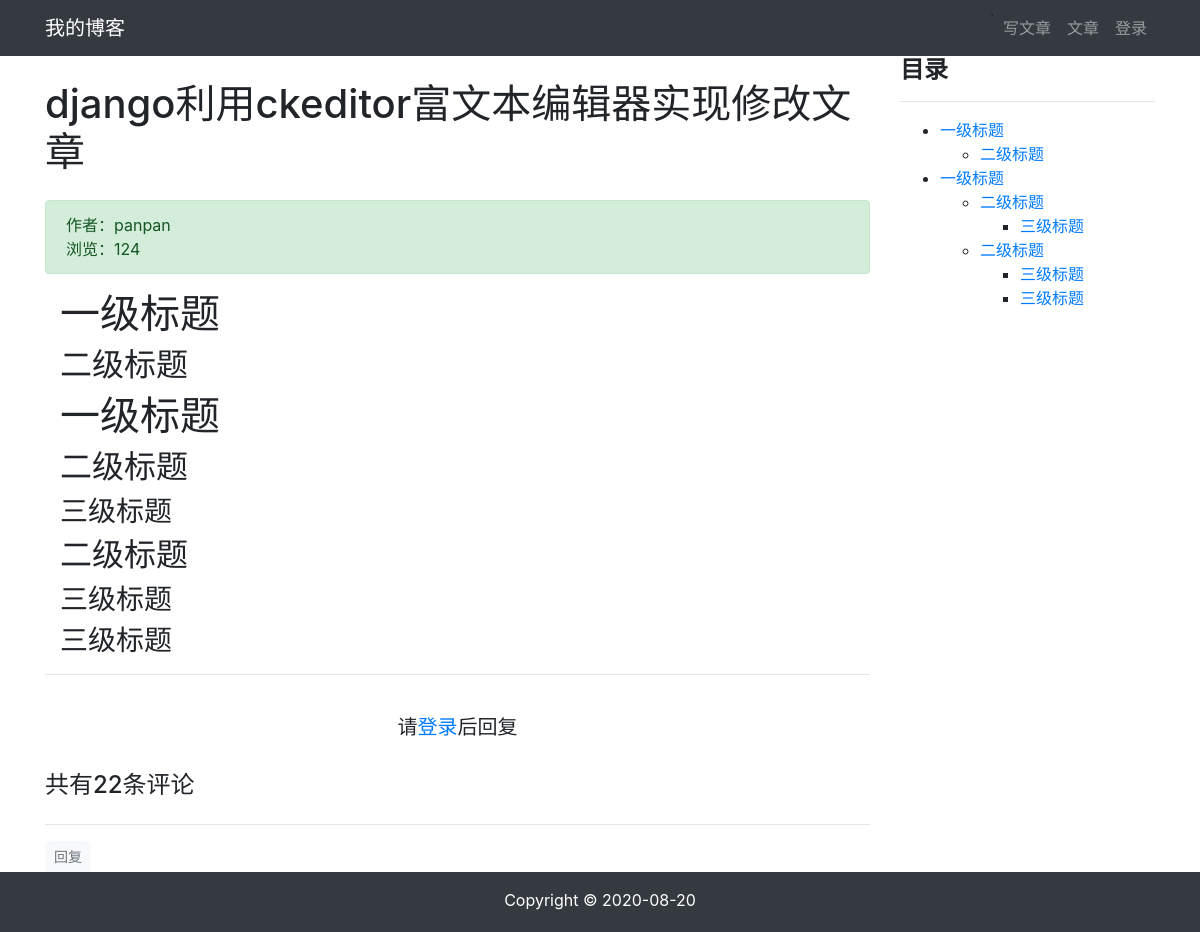
Screenshot of /article/article_detail/18/ with the database file from the repository.
### article/models.py (models this page shows, shortened)
class ArticlePost(models.Model):
    total_views = models.PositiveIntegerField(default=0)
    author = models.ForeignKey(User, on_delete=models.CASCADE)
    title = models.CharField(max_length=100)
    body_content = models.TextField()
    created_time = models.DateTimeField(default=timezone.now)
    updated_time = models.DateTimeField(auto_now=True)
    column = models.ForeignKey(
        ArticleColumn,
        null=True,
        blank=True,
        on_delete=models.CASCADE,
        related_name='article'
    )
    tags = TaggableManager(blank=True)
    avatar = models.ImageField(upload_to='article/%Y%m%d/', blank=True)
    class Meta:
        ordering = ('-created_time',)
    def save(self, *args, **kwargs):
        article = super(ArticlePost, self).save(*args, **kwargs)
        return article

### article/views.py (the view)
# urls.py: path('article_detail/<int:id>/', article.views.article_detail, name='article_detail'),
def article_detail(request, id):
    article = ArticlePost.objects.get(id=id)
    comments = Comment.objects.filter(article=id)
    article.total_views += 1
    article.save(update_fields=['total_views'])
    md = markdown.Markdown(extensions=[
        'markdown.extensions.extra',
        'markdown.extensions.codehilite',
        'markdown.extensions.toc',
    ])
    article.body_content = md.convert(article.body_content)
    comment_form = CommentForm()
    context = {
        'article': article,
        'toc': md.toc,
        'comments': comments,
        'comment_form': comment_form,
    }
    return render(request, 'article/detail.html', context)

### templates/article/detail.html (shortened to what this page needs)
{% extends "base.html" %}
{% load static %}
{% block content %}
<link rel="stylesheet" href="{% static 'prism/prism.css' %}">
    <div class="container">
        <div class="row">
            <div class="col-9">
                <h1 class=" mt-4 mb-4">{{ article.title }}</h1>
                <div class=" alert alert-success">
                    <div>
                        作者：{{ article.author }}
                    </div>
                    <div>
                        浏览：{{ article.total_views }}
                    </div>
                </div>
                <div class="col-12">
                    <p>{{ article.body_content | safe }}</p>
                </div>
                <hr>
                {% if user.is_authenticated %}
                    <div>
                        <form
                            action="{% url 'comment:post_comment' article.id %}"
                            method="POST"
                        >
                        {% csrf_token %}
                            <div class="form-group">
                                <label for="body">
                                    <strong>
                                        我也要发言：
                                    </strong>
                                </label>
                             <!--
                                <textarea
                                    type="text"
                                    class="form-control"
                                    id="body"
                                    name="body_context"
                                    rows="2"></textarea>
                                    -->
                                <div>
                                    {{ comment_form.media }}
                                    {{ comment_form.body_content }}
                                </div>
                            </div>
                            <button type="submit" class="btn btn-primary ">发送</button>
                        </form>
                    </div>
                    <br>
                {% else %}
                    <br>
                    <h5 class="row justify-content-center">
                        请<a href="{% url 'userprofile:login' %}">登录</a>后回复
                    </h5>
                    <br>
                {% endif %}
                {% load mptt_tags %}
                <h4>共有{{ comments.count }}条评论</h4>
                <div class="row">
                    {% recursetree comments %}
                        {% with comment=node %}
                            <div class="{% if comment.reply_to %}
                                        offset-1 col-11
                                        {% else %}
                                        col-12
                                        {% endif %}"
                                 id="comment_elem_{{ comment.id }}"
                            >
                                <hr>
                                <div>
                                    <button type="button"
                                            class="btn btn-light btn-sm text-muted"
                                            onclick="load_modal({{ article.id }}, {{ comment.id }})"
                                    >
                                        回复
                                    </button>
                                </div>
                            </div>
                        {% endwith %}
                    {% endrecursetree %}
                </div>
            </div>
                <div class="col-3 sidebar" id="sidebar" >
                    <div class="sidebar__inner">
                        <h4><strong>目录</strong></h4>
                        <hr>
                        <div>
                            {{ toc|safe }}
                        </div>
                    </div>
                </div>
            </div>
        </div>
    </div>
{% endblock %}

### templates/article/detail.html (style rules this page uses)
.sidebar { will-change: min-height; }
.sidebar__inner { transform: translate(0, 0); transform: translate3d(0, 0, 0); will-change: position, transform; }

### templates/base.html (style rules this page uses)
html, body { height: 100%; margin: 0; }

### rows the page displays
ArticlePost: title "django利用ckeditor富文本编辑器实现修改文章", author "panpan", total_views "124", body_content "一级标题 二级标题 一级标题 二级标题 三级标题 二级标题 三级标题 三级标题"

### other values shown
{{ comments.count }} "22"
{{ toc|safe }} "一级标题 二级标题 一级标题 二级标题 三级标题 二级标题 三级标题 三级标题"
